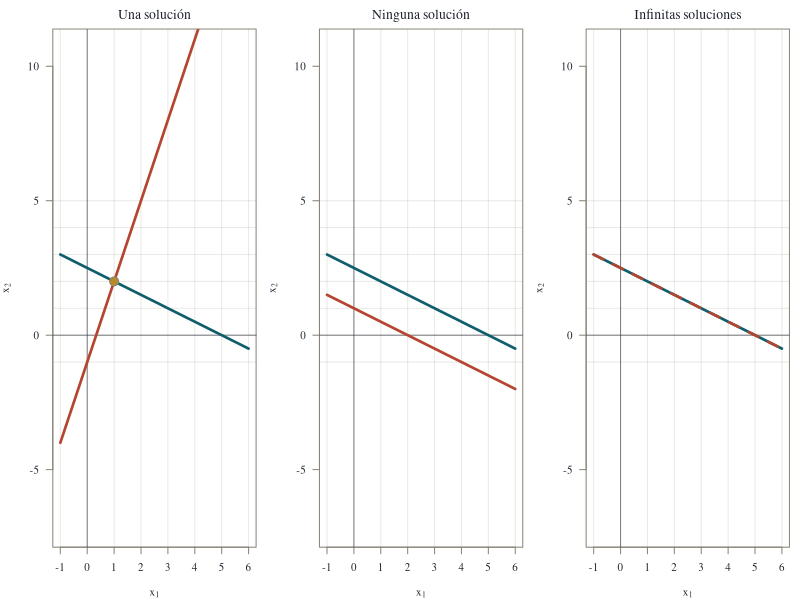
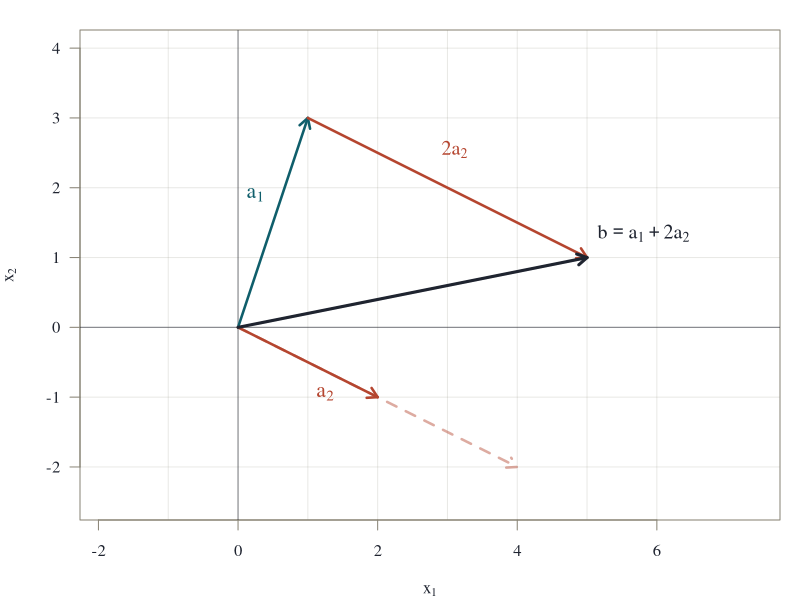
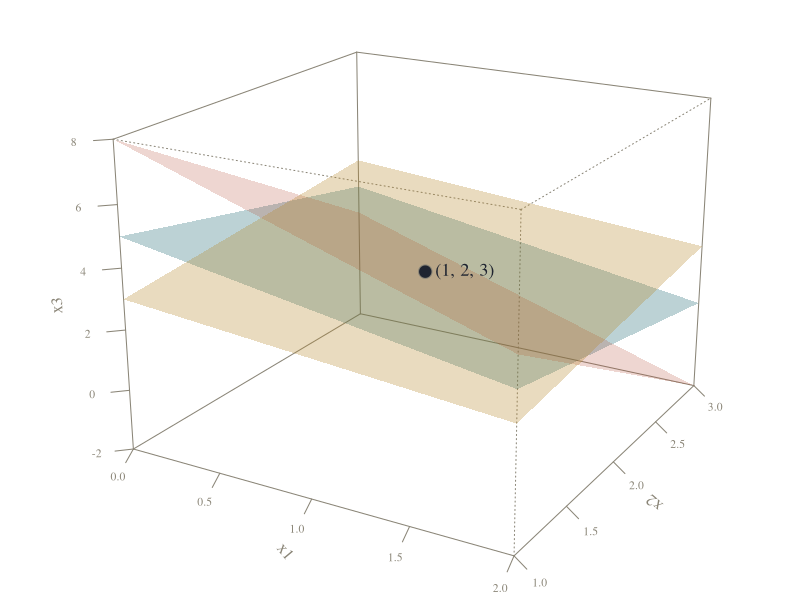
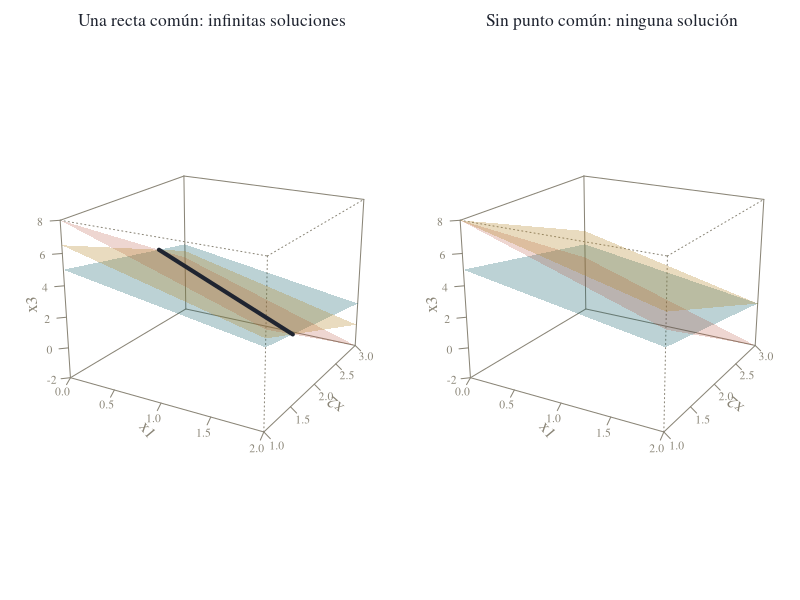
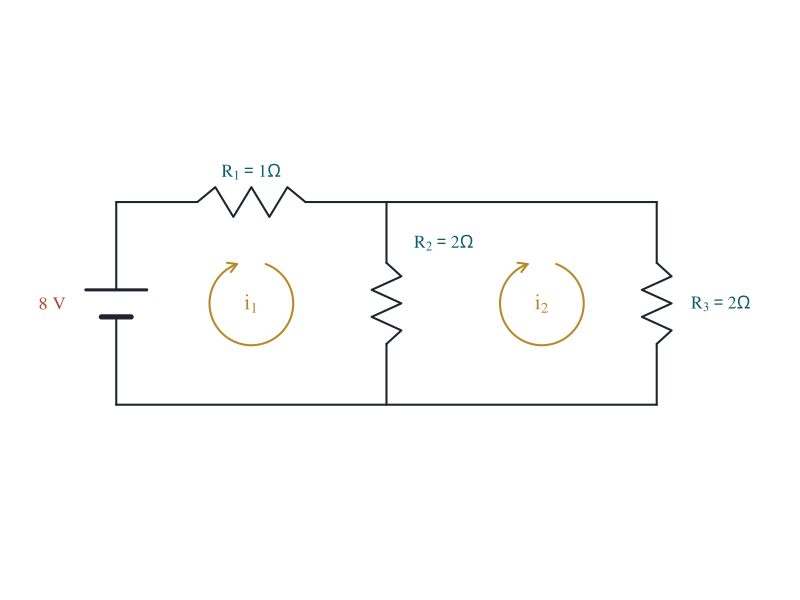
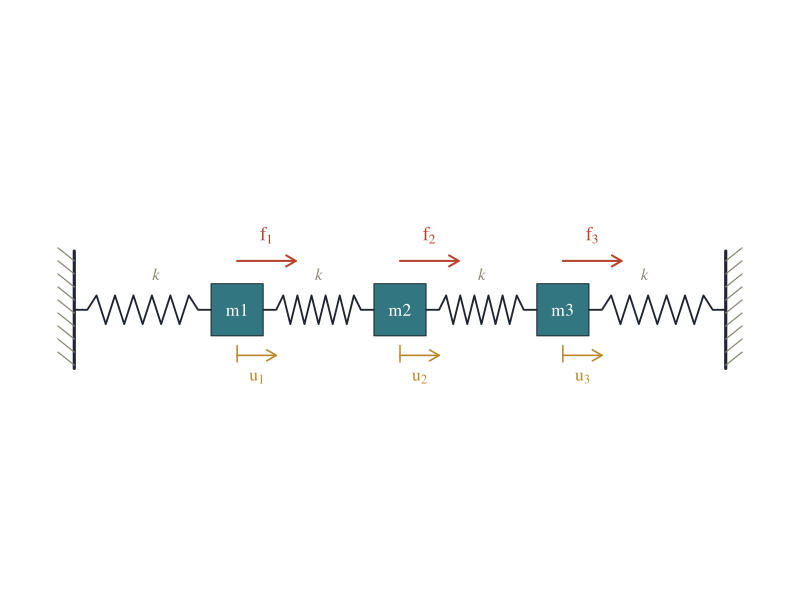
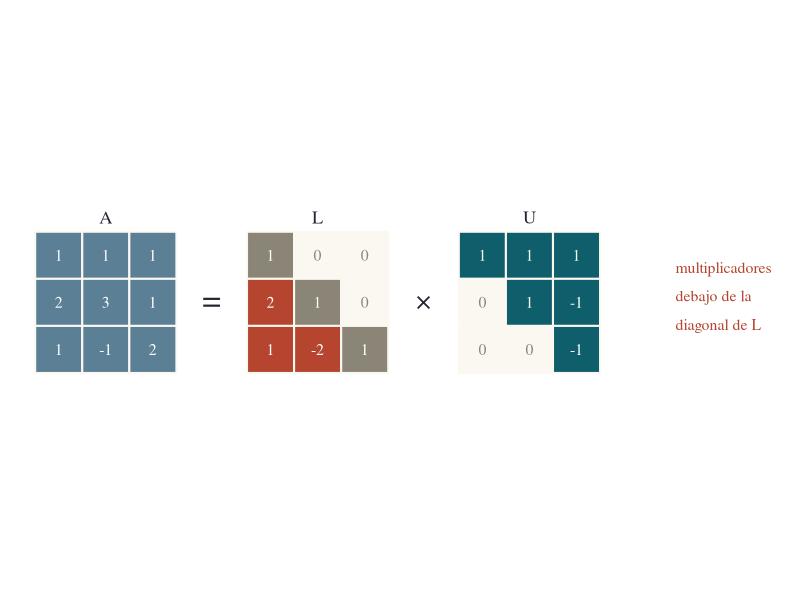
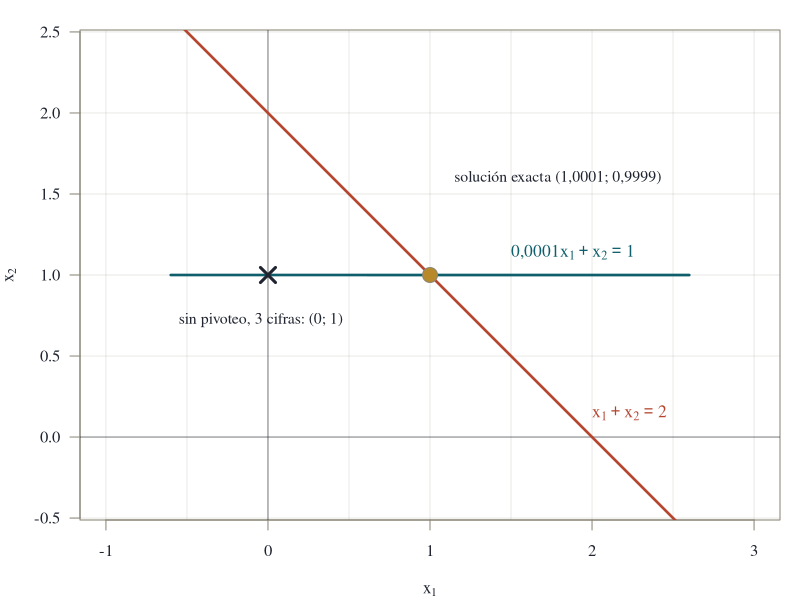

Source code (R) for these figures, in order:
# Genera las figuras estáticas de Álgebra matricial aplicada (PNG para HTML y PDF).
# Uso: Rscript assets/figuras_algebra.R  (desde la raíz del proyecto)
# Misma paleta y estilo que assets/figuras.R.

tinta  <- "#1f2430"
teal   <- "#0f5e6b"
rojo   <- "#b5452f"
ocre   <- "#b8892b"
gris   <- "#8a8577"
azul   <- "#5b7f95"
fondo  <- "#fbf8f1"

dir.create("assets/fig/am", showWarnings = FALSE, recursive = TRUE)

abrir <- function(archivo, w = 7, h = 4.6) {
  png(file.path("assets/fig/am", archivo), width = w, height = h, units = "in",
      res = 200, bg = fondo)
  par(family = "serif", mar = c(4, 4, 1.5, 1), col.axis = tinta, col.lab = tinta,
      fg = gris)
}

# Ejes cartesianos limpios con cuadrícula suave
ejes2d <- function(xlim, ylim, xlab = expression(x[1]), ylab = expression(x[2]), ...) {
  plot(NA, xlim = xlim, ylim = ylim, xlab = xlab, ylab = ylab, las = 1, asp = 1, ...)
  abline(h = pretty(ylim), v = pretty(xlim), col = adjustcolor(gris, 0.18))
  abline(h = 0, v = 0, col = adjustcolor(tinta, 0.55))
}

flecha <- function(x0, y0, x1, y1, col = tinta, lwd = 2.5, ...) {
  arrows(x0, y0, x1, y1, col = col, lwd = lwd, length = 0.11, ...)
}

# Utilidades 3D sobre persp(): devuelve la matriz de proyección y funciones para
# trazar puntos, segmentos y polígonos en coordenadas del espacio.
marco3d <- function(xlim, ylim, zlim, theta = 35, phi = 22, xlab = "x1", ylab = "x2",
                    zlab = "x3", ...) {
  par(mar = c(1.2, 2.4, 1.6, 1.2))
  persp(xlim, ylim, matrix(zlim[1], 2, 2), zlim = zlim, theta = theta, phi = phi,
        col = NA, border = NA, box = TRUE, axes = TRUE, ticktype = "detailed", r = 6,
        xlab = xlab, ylab = ylab, zlab = zlab, expand = 0.75, cex.axis = 0.7, ...)
}
p3 <- function(pm, x, y, z) trans3d(x, y, z, pm)
seg3 <- function(pm, a, b, ...) {
  P <- trans3d(c(a[1], b[1]), c(a[2], b[2]), c(a[3], b[3]), pm)
  lines(P, ...)
}
flecha3 <- function(pm, a, b, col = tinta, lwd = 2.5) {
  P <- trans3d(c(a[1], b[1]), c(a[2], b[2]), c(a[3], b[3]), pm)
  arrows(P$x[1], P$y[1], P$x[2], P$y[2], col = col, lwd = lwd, length = 0.1)
}
poli3 <- function(pm, X, col, border = NA, ...) {
  P <- trans3d(X[, 1], X[, 2], X[, 3], pm)
  polygon(P, col = col, border = border, ...)
}
# Plano a x + b y + c z = d recortado a la caja (c != 0): devuelve la malla como polígonos
plano3 <- function(pm, a, b, c, d, xlim, ylim, col, n = 12) {
  xs <- seq(xlim[1], xlim[2], length.out = n)
  ys <- seq(ylim[1], ylim[2], length.out = n)
  for (i in seq_len(n - 1)) for (j in seq_len(n - 1)) {
    X <- cbind(c(xs[i], xs[i + 1], xs[i + 1], xs[i]), c(ys[j], ys[j], ys[j + 1], ys[j + 1]))
    Z <- (d - a * X[, 1] - b * X[, 2]) / c
    poli3(pm, cbind(X, Z), col = col)
  }
}

# Cada clase agrega aquí sus figuras, en secciones marcadas.

# ===========================================================================
# Clase 1: sistemas lineales
# ---------------------------------------------------------------------------
# 1a. Lectura por filas en 2D: los tres casos
abrir("c01_rectas.png", w = 9, h = 3.4)
par(mfrow = c(1, 3), mar = c(4, 4, 2.2, 0.8))
recta <- function(a, b, c, col, lty = 1) {  # a x1 + b x2 = c, con b != 0
  curve((c - a * x) / b, from = -1, to = 6, add = TRUE, col = col, lwd = 2.6, lty = lty)
}
casos <- list(
  list(t = "Una solución",        l2 = c(3, -1, 1),  p = c(1, 2)),
  list(t = "Ninguna solución",    l2 = c(2, 4, 4),   p = NULL),
  list(t = "Infinitas soluciones", l2 = c(2, 4, 10), p = NULL))
for (cs in casos) {
  ejes2d(c(-1, 6), c(-1, 4.5), main = "")
  title(cs$t, col.main = tinta, font.main = 1, cex.main = 1.25)
  recta(1, 2, 5, teal)
  recta(cs$l2[1], cs$l2[2], cs$l2[3], rojo, lty = if (cs$t == "Infinitas soluciones") 2 else 1)
  if (!is.null(cs$p)) points(cs$p[1], cs$p[2], pch = 21, bg = ocre, cex = 1.8)
}
dev.off()

# 1b. Lectura por columnas: b = 1 a1 + 2 a2
abrir("c01_columnas.png", w = 6.2, h = 5)
ejes2d(c(-0.5, 6), c(-2.5, 4))
a1 <- c(1, 3); a2 <- c(2, -1); b <- c(5, 1)
flecha(0, 0, a1[1], a1[2], col = teal)
flecha(0, 0, a2[1], a2[2], col = rojo)
flecha(0, 0, 2 * a2[1], 2 * a2[2], col = adjustcolor(rojo, 0.45), lty = 2)
flecha(a1[1], a1[2], b[1], b[2], col = rojo)
flecha(0, 0, b[1], b[2], col = tinta, lwd = 3)
text(0.25, 1.9, expression(a[1]), col = teal, cex = 1.3)
text(1.25, -0.95, expression(a[2]), col = rojo, cex = 1.3)
text(3.1, 2.55, expression(2 * a[2]), col = rojo, cex = 1.2)
text(5.15, 1.35, expression(b == a[1] + 2 * a[2]), col = tinta, cex = 1.2, adj = 0)
dev.off()

# 1c. Lectura por filas en 3D: tres planos que se cortan en un punto
abrir("c01_planos.png", w = 6.4, h = 5.4)
xl <- c(0, 2); yl <- c(1, 3); zl <- c(-2, 8)
pm <- marco3d(xl, yl, zl, theta = 30, phi = 20)
plano3(pm, 1, 1, 1, 6,  xl, yl, adjustcolor(teal, 0.28))
plano3(pm, 2, 3, 1, 11, xl, yl, adjustcolor(rojo, 0.22))
plano3(pm, 1, -1, 2, 5, xl, yl, adjustcolor(ocre, 0.30))
P <- p3(pm, 1, 2, 3); points(P, pch = 21, bg = tinta, cex = 1.8)
text(P$x, P$y, "  (1, 2, 3)", adj = 0, col = tinta, cex = 1.1)
dev.off()

# 1d. Tres planos: una recta común o ningún punto común
abrir("c01_planos_casos.png", w = 9.5, h = 4.6)
par(mfrow = c(1, 2))
for (caso in 1:2) {
  pm <- marco3d(xl, yl, c(-2, 8), theta = 30, phi = 20)
  plano3(pm, 1, 1, 1, 6,  xl, yl, adjustcolor(teal, 0.28))
  plano3(pm, 2, 3, 1, 11, xl, yl, adjustcolor(rojo, 0.22))
  plano3(pm, 3, 4, 2, if (caso == 1) 17 else 20, xl, yl, adjustcolor(ocre, 0.30))
  if (caso == 1) {
    t <- c(2.5, 3.5)
    seg3(pm, c(7 - 2 * t[1], -1 + t[1], t[1]), c(7 - 2 * t[2], -1 + t[2], t[2]),
         col = tinta, lwd = 4)
  }
  mtext(if (caso == 1) "Una recta común: infinitas soluciones" else "Sin punto común: ninguna solución",
        side = 3, line = 0.1, col = tinta, cex = 1.05)
}
dev.off()

# 1e. Circuito de dos mallas
abrir("c01_circuito.png", w = 7, h = 3.8)
par(mar = c(0.3, 0.3, 0.3, 0.3))
plot(NA, xlim = c(-1.2, 9.6), ylim = c(-0.7, 3.8), axes = FALSE, xlab = "", ylab = "", asp = 1)
resistor <- function(p, q, etiqueta, lado = c(0, 0.45)) {
  d <- q - p; L <- sqrt(sum(d^2)); u <- d / L; n <- c(-u[2], u[1])
  a <- p + u * (L * 0.3); z <- p + u * (L * 0.7)
  segments(p[1], p[2], a[1], a[2], lwd = 2, col = tinta)
  segments(z[1], z[2], q[1], q[2], lwd = 2, col = tinta)
  k <- 6; pts <- t(sapply(0:k, function(j) a + (z - a) * j / k +
                          n * 0.22 * c(0, 1, -1, 1, -1, 1, 0)[j + 1]))
  lines(pts, lwd = 2, col = tinta)
  m <- (p + q) / 2 + lado
  text(m[1], m[2], etiqueta, col = teal, cex = 1.05)
}
cable <- function(p, q) segments(p[1], p[2], q[1], q[2], lwd = 2, col = tinta)
cable(c(0, 0), c(8, 0)); cable(c(4, 3), c(8, 3))
resistor(c(0, 3), c(4, 3), expression(R[1] == 1 * Omega))
resistor(c(4, 3), c(4, 0), expression(R[2] == 2 * Omega), lado = c(0.85, 0.9))
resistor(c(8, 3), c(8, 0), expression(R[3] == 2 * Omega), lado = c(0.95, 0))
# batería en la rama izquierda
cable(c(0, 0), c(0, 1.3)); cable(c(0, 1.7), c(0, 3))
segments(-0.45, 1.7, 0.45, 1.7, lwd = 3, col = tinta)
segments(-0.22, 1.3, 0.22, 1.3, lwd = 5, col = tinta)
text(-0.95, 1.5, "8 V", col = rojo, cex = 1.1)
# corrientes de malla
for (cx in c(2, 6.3)) {
  th <- seq(0.35, 2 * pi - 0.35, length.out = 60)
  lines(cx + 0.62 * cos(-th + pi / 2), 1.5 + 0.62 * sin(-th + pi / 2), col = ocre, lwd = 2)
  arrows(cx + 0.62 * cos(-th[59] + pi / 2), 1.5 + 0.62 * sin(-th[59] + pi / 2),
         cx + 0.62 * cos(-th[60] + pi / 2), 1.5 + 0.62 * sin(-th[60] + pi / 2),
         col = ocre, lwd = 2, length = 0.1)
}
text(2, 1.5, expression(i[1]), col = ocre, cex = 1.3)
text(6.3, 1.5, expression(i[2]), col = ocre, cex = 1.3)
dev.off()

# ===========================================================================
# Clase 2: LU, inversas y bloques
# ---------------------------------------------------------------------------
# 2a. Cadena de tres masas y cuatro resortes entre dos paredes
abrir("c02_resortes.png", w = 8, h = 2.6)
par(mar = c(0.3, 0.3, 0.3, 0.3))
plot(NA, xlim = c(-0.6, 10.6), ylim = c(-1.3, 1.6), axes = FALSE, xlab = "", ylab = "", asp = 1)
pared <- function(x, lado) {
  segments(x, -0.9, x, 0.9, lwd = 3, col = tinta)
  for (y in seq(-0.85, 0.75, by = 0.2))
    segments(x, y, x + lado * 0.25, y + 0.2, col = gris, lwd = 1.2)
}
resorte <- function(x0, x1, y = 0) {
  xs <- seq(x0 + 0.2, x1 - 0.2, length.out = 13)
  ys <- y + c(0, rep(c(0.22, -0.22), length.out = 11), 0)
  lines(c(x0, xs, x1), c(y, ys, y), col = tinta, lwd = 1.8)
}
pared(0, -1); pared(10, 1)
xm <- c(2.5, 5, 7.5)
bordes <- c(0, xm, 10)
for (k in 1:4) resorte(bordes[k] + ifelse(k == 1, 0, 0.4), bordes[k + 1] - ifelse(k == 4, 0, 0.4))
for (k in 1:3) {
  rect(xm[k] - 0.4, -0.4, xm[k] + 0.4, 0.4, col = adjustcolor(teal, 0.85), border = tinta)
  text(xm[k], 0, paste0("m", k), col = "white", cex = 1.05)
  flecha(xm[k], 0.75, xm[k] + 0.9, 0.75, col = rojo, lwd = 2)
  text(xm[k] + 0.45, 1.15, bquote(f[.(k)]), col = rojo, cex = 1.15)
  segments(xm[k], -0.55, xm[k], -0.8, col = ocre, lwd = 1.5)
  flecha(xm[k], -0.7, xm[k] + 0.6, -0.7, col = ocre, lwd = 1.6)
  text(xm[k] + 0.3, -1.05, bquote(u[.(k)]), col = ocre, cex = 1.05)
}
for (k in 1:4) text((bordes[k] + bordes[k + 1]) / 2, 0.55, "k", col = gris, font = 3)
dev.off()

# 2b. A = LU como patrón de entradas
abrir("c02_patron_lu.png", w = 7.5, h = 2.6)
par(mar = c(0.3, 0.3, 0.3, 0.3))
plot(NA, xlim = c(0, 15.5), ylim = c(-0.3, 3.4), axes = FALSE, xlab = "", ylab = "", asp = 1)
matriz <- function(x0, M, colfun, titulo) {
  for (i in 1:3) for (j in 1:3) {
    col <- colfun(i, j)
    rect(x0 + j - 1, 3 - i, x0 + j, 4 - i, col = col, border = fondo, lwd = 2)
    text(x0 + j - 0.5, 3.5 - i, M[i, j], cex = 0.95,
         col = if (col == fondo) gris else "white")
  }
  text(x0 + 1.5, 3.3, titulo, col = tinta, cex = 1.1)
}
A <- matrix(c("1","1","1","2","3","1","1","-1","2"), 3, byrow = TRUE)
L <- matrix(c("1","0","0","2","1","0","1","-2","1"), 3, byrow = TRUE)
U <- matrix(c("1","1","1","0","1","-1","0","0","-1"), 3, byrow = TRUE)
matriz(0, A, function(i, j) azul, "A")
text(3.75, 1.5, "=", cex = 2, col = tinta)
matriz(4.5, L, function(i, j) if (i > j) rojo else if (i == j) gris else fondo, "L")
text(8.25, 1.5, "×", cex = 1.6, col = tinta)
matriz(9, U, function(i, j) if (i <= j) teal else fondo, "U")
text(13.6, 2.2, "multiplicadores", col = rojo, cex = 0.95, adj = 0)
text(13.6, 1.6, "debajo de la", col = rojo, cex = 0.95, adj = 0)
text(13.6, 1.0, "diagonal de L", col = rojo, cex = 0.95, adj = 0)
dev.off()

# 2c. Pivote pequeño: la solución correcta y la que entrega la eliminación sin pivoteo
abrir("c02_pivoteo.png", w = 6.4, h = 4.6)
ejes2d(c(-0.6, 2.6), c(-0.4, 2.4))
eps <- 1e-4
curve((1 - eps * x) / 1, from = -0.6, to = 2.6, add = TRUE, col = teal, lwd = 2.6)
curve(2 - x, from = -0.6, to = 2.6, add = TRUE, col = rojo, lwd = 2.6)
points(1.0001, 0.9999, pch = 21, bg = ocre, cex = 2)
points(0, 1, pch = 4, col = tinta, cex = 2, lwd = 3)
text(1.15, 1.6, "solución exacta (1,0001; 0,9999)", adj = 0, col = tinta, cex = 0.95)
text(-0.55, 0.72, "sin pivoteo, 3 cifras: (0; 1)", adj = 0, col = tinta, cex = 0.95)
text(2.0, 0.15, expression(x[1] + x[2] == 2), col = rojo, cex = 1.05, adj = 0)
text(1.5, 1.14, expression("0,0001" * x[1] + x[2] == 1), col = teal, cex = 1.05, adj = 0)
dev.off()

# ===========================================================================
# Clase 3: los cuatro subespacios
# ---------------------------------------------------------------------------
# Plano generado por dos vectores (por el origen), como paralelogramo recortado
plano_gen <- function(pm, u, v, s = 1, col) {
  X <- rbind(-s * u - s * v, s * u - s * v, s * u + s * v, -s * u + s * v)
  poli3(pm, X, col = col, border = adjustcolor(tinta, 0.25))
}
# 3a. Subespacios de R^3: un plano y una recta por el origen; un plano desplazado no lo es
abrir("c03_subespacios.png", w = 6.6, h = 5.4)
pm <- marco3d(c(-2, 2), c(-2, 2), c(-2, 3.5), theta = 35, phi = 22)
u <- c(1, 0, 0.3); v <- c(0, 1, 0.3)
plano_gen(pm, u, v, s = 1.7, adjustcolor(teal, 0.30))
Xd <- rbind(-1.7 * u - 1.7 * v, 1.7 * u - 1.7 * v, 1.7 * u + 1.7 * v, -1.7 * u + 1.7 * v)
Xd[, 3] <- Xd[, 3] + 2
poli3(pm, Xd, col = adjustcolor(rojo, 0.18), border = adjustcolor(rojo, 0.5))
d <- c(-0.5, 0.9, 1)
seg3(pm, -1.9 * d, 1.9 * d, col = ocre, lwd = 3.5)
P0 <- p3(pm, 0, 0, 0); points(P0, pch = 21, bg = tinta, cex = 1.4)
t1 <- p3(pm, -1.7, 1.7, 0); text(t1, "plano por el origen", col = teal, cex = 1, pos = 2)
t2 <- p3(pm, -1.7, 1.7, 2); text(t2, "plano desplazado", col = rojo, cex = 1, pos = 2)
t3 <- p3(pm, 1.9 * d[1], 1.9 * d[2], 1.9 * d[3]); text(t3, "recta por el origen", col = ocre, cex = 1, pos = 4)
dev.off()

# 3b. Los cuatro subespacios de A = [1 2; 2 4] en el plano de entrada y el de salida
abrir("c03_cuatro_2d.png", w = 9, h = 4.4)
par(mfrow = c(1, 2), mar = c(4, 4, 2.2, 1))
ejes2d(c(-2.5, 2.5), c(-2.5, 2.5)); title("Entrada: R² (vectores x)", col.main = tinta, font.main = 1)
abline(0, 2, col = teal, lwd = 3); abline(0, -0.5, col = rojo, lwd = 3)
text(0.95, 2.3, "espacio fila", col = teal, adj = 1); text(-2.4, 1.55, "espacio nulo", col = rojo, adj = 0)
flecha(0, 0, 1, 2, col = teal); flecha(0, 0, -2, 1, col = rojo)
ejes2d(c(-2.5, 2.5), c(-2.5, 2.5), xlab = expression(b[1]), ylab = expression(b[2])); title("Salida: R² (vectores b = Ax)", col.main = tinta, font.main = 1)
abline(0, 2, col = azul, lwd = 3); abline(0, -0.5, col = ocre, lwd = 3)
text(0.95, 2.3, "espacio columna", col = azul, adj = 1); text(-2.4, 1.55, "nulo izquierdo", col = ocre, adj = 0)
flecha(0, 0, 1, 2, col = azul); flecha(0, 0, -2, 1, col = ocre)
dev.off()

# 3c. Espacio fila (plano) y espacio nulo (recta perpendicular) de B = [1 1 1; 2 3 1; 3 4 2]
abrir("c03_fila_nulo.png", w = 6.4, h = 5.4)
pm <- marco3d(c(-2.2, 2.2), c(-2.2, 2.2), c(-2.2, 2.2), theta = 25, phi = 18)
r1 <- c(1, 0, 2) / sqrt(5); r2 <- c(0, 1, -1); r2 <- r2 - sum(r2 * r1) * r1; r2 <- r2 / sqrt(sum(r2^2))
plano_gen(pm, r1, r2, s = 1.5, adjustcolor(teal, 0.28))
n <- c(-2, 1, 1) / sqrt(6)
seg3(pm, -2 * n, 2 * n, col = rojo, lwd = 3.5)
flecha3(pm, c(0, 0, 0), c(1, 0, 2) * 0.7, col = teal)
flecha3(pm, c(0, 0, 0), c(0, 1, -1) * 0.9, col = teal)
flecha3(pm, c(0, 0, 0), c(-2, 1, 1) * 0.55, col = rojo)
text(p3(pm, 2 * n[1], 2 * n[2], 2 * n[3]), "espacio nulo", col = rojo, pos = 2)
text(p3(pm, 0.75, 0, 1.45), "espacio fila", col = teal, pos = 4)
dev.off()

# 3d. Estructura de las soluciones: recta solución paralela al espacio nulo
abrir("c03_soluciones.png", w = 6.6, h = 5.4)
pm <- marco3d(c(-3, 7), c(-2, 3), c(-1.5, 4), theta = 30, phi = 20)
d <- c(-2, 1, 1)
seg3(pm, -1.4 * d, 1.4 * d, col = rojo, lwd = 3.2)
xp <- c(7, -1, 0)
seg3(pm, xp + 0 * d, xp + 4 * d, col = teal, lwd = 3.2)
flecha3(pm, c(0, 0, 0), xp, col = gris, lwd = 2)
points(p3(pm, 7, -1, 0), pch = 21, bg = teal, cex = 1.5)
points(p3(pm, 1, 2, 3), pch = 21, bg = ocre, cex = 1.5)
points(p3(pm, 0, 0, 0), pch = 21, bg = tinta, cex = 1.3)
text(p3(pm, 7, -1, 0), expression(x[p] == (7 * "," * -1 * "," * 0)), pos = 4, col = teal, cex = 0.95)
text(p3(pm, 1, 2, 3), "(1, 2, 3)", pos = 4, col = ocre, cex = 0.95)
text(p3(pm, -2.8, 1.4, 1.4), "N(A)", col = rojo, pos = 3)
text(p3(pm, -1, 3, 4), expression(x[p] + N(A)), col = teal, pos = 4)
dev.off()

# 3e. Red de tres nodos: potenciales, diferencias y un lazo
abrir("c03_red.png", w = 6, h = 4.6)
par(mar = c(0.3, 0.3, 0.3, 0.3))
plot(NA, xlim = c(-0.6, 4.6), ylim = c(-0.7, 3.9), axes = FALSE, xlab = "", ylab = "", asp = 1)
N <- rbind(c(0, 0), c(4, 0), c(2, 3.3))
arista <- function(a, b, et, off) {
  p <- N[a, ]; q <- N[b, ]; u <- (q - p) / sqrt(sum((q - p)^2))
  arrows(p[1] + 0.35 * u[1], p[2] + 0.35 * u[2], q[1] - 0.35 * u[1], q[2] - 0.35 * u[2],
         col = tinta, lwd = 2.5, length = 0.13)
  m <- (p + q) / 2 + off; text(m[1], m[2], et, col = tinta, cex = 1.15)
}
arista(1, 2, expression(a[1]), c(0, -0.35))
arista(2, 3, expression(a[2]), c(0.45, 0.1))
arista(1, 3, expression(a[3]), c(-0.45, 0.1))
for (k in 1:3) {
  symbols(N[k, 1], N[k, 2], circles = 0.3, inches = FALSE, add = TRUE, bg = teal, fg = tinta)
  text(N[k, 1], N[k, 2], k, col = "white", cex = 1.1)
}
text(N[1, 1] - 0.2, N[1, 2] - 0.55, expression(x[1]), col = teal)
text(N[2, 1] + 0.2, N[2, 2] - 0.55, expression(x[2]), col = teal)
text(N[3, 1] + 0.55, N[3, 2] + 0.25, expression(x[3]), col = teal)
th <- seq(-0.3, 2 * pi - 1.1, length.out = 80)
lines(2 + 0.55 * cos(th), 1.15 + 0.55 * sin(th), col = ocre, lwd = 2)
arrows(2 + 0.55 * cos(th[79]), 1.15 + 0.55 * sin(th[79]), 2 + 0.55 * cos(th[80]),
       1.15 + 0.55 * sin(th[80]), col = ocre, lwd = 2, length = 0.1)
text(2, 1.15, "lazo", col = ocre, cex = 0.95)
dev.off()

# ===========================================================================
# Clase 4: determinantes
# ---------------------------------------------------------------------------
# 4a. Área del paralelogramo por el rectángulo que lo contiene
abrir("c04_area.png", w = 6, h = 4.8)
ejes2d(c(-0.3, 4.5), c(-0.3, 3.4))
rect(0, 0, 4, 3, border = gris, lty = 2, lwd = 1.5)
polygon(c(0, 3, 4, 1), c(0, 1, 3, 2), col = adjustcolor(teal, 0.3), border = teal, lwd = 2)
flecha(0, 0, 3, 1, col = rojo); flecha(0, 0, 1, 2, col = ocre)
polygon(c(0, 3, 3), c(0, 0, 1), col = adjustcolor(gris, 0.18), border = NA)
polygon(c(1, 4, 1), c(3, 3, 2), col = adjustcolor(gris, 0.18), border = NA)
polygon(c(0, 0, 1), c(0, 2, 2), col = adjustcolor(gris, 0.30), border = NA)
polygon(c(4, 4, 3), c(3, 1, 1), col = adjustcolor(gris, 0.30), border = NA)
rect(0, 2, 1, 3, col = adjustcolor(ocre, 0.15), border = NA)
rect(3, 0, 4, 1, col = adjustcolor(ocre, 0.15), border = NA)
text(2.1, 0.35, expression((a * "," * c) == (3 * "," * 1)), col = rojo, cex = 0.95)
text(0.3, 1.15, expression((b * "," * d)), col = ocre, cex = 0.95, adj = 0)
text(2.05, 1.55, "área = ad − bc = 5", col = tinta, cex = 1.05)
dev.off()

# 4b. Cómo transforma una matriz el cuadrado unitario: área y orientación
abrir("c04_transformacion.png", w = 9.5, h = 3.9)
par(mfrow = c(1, 3), mar = c(4, 4, 2.4, 0.8))
cuadro <- rbind(c(0, 0), c(1, 0), c(1, 1), c(0, 1))
dibuja <- function(M, titulo, lim, p1 = 4, p2 = 3) {
  ejes2d(lim, lim); title(titulo, col.main = tinta, font.main = 1, cex.main = 1.15)
  P <- t(M %*% t(cuadro))
  polygon(P, col = adjustcolor(teal, 0.3), border = teal, lwd = 2)
  flecha(0, 0, P[2, 1], P[2, 2], col = rojo); flecha(0, 0, P[4, 1], P[4, 2], col = ocre)
  text(P[2, 1], P[2, 2], expression(Ae[1]), pos = p1, col = rojo)
  text(P[4, 1], P[4, 2], expression(Ae[2]), pos = p2, col = ocre)
}
dibuja(diag(2), "Cuadrado unitario: área 1", c(-0.5, 4.2))
dibuja(matrix(c(3, 1, 1, 2), 2), "det = 5: área ×5", c(-0.5, 4.2))
dibuja(matrix(c(0, 2, 1, 0), 2), "det = −2: área ×2, giro invertido", c(-0.5, 4.2), p1 = 2, p2 = 1)
dev.off()

# 4c. Paralelepípedo generado por las columnas de [1 1 0; 0 1 1; 1 0 1] (volumen 2)
abrir("c04_paralelepipedo.png", w = 6.4, h = 5.4)
pm <- marco3d(c(0, 2), c(0, 2), c(0, 2), theta = 35, phi = 20)
v1 <- c(1, 0, 1); v2 <- c(1, 1, 0); v3 <- c(0, 1, 1)
caras <- list(c(0, 1, 0, 0), c(0, 0, 1, 0), c(0, 0, 0, 1))
vert <- function(s1, s2, s3) s1 * v1 + s2 * v2 + s3 * v3
cara <- function(a, b, fijo, val, col) {
  X <- rbind(c(0, 0), c(1, 0), c(1, 1), c(0, 1))
  Q <- t(apply(X, 1, function(r) { s <- c(0, 0, 0); s[a] <- r[1]; s[b] <- r[2]; s[fijo] <- val; vert(s[1], s[2], s[3]) }))
  poli3(pm, Q, col = col, border = adjustcolor(teal, 0.8))
}
for (val in c(0, 1)) {
  cara(1, 2, 3, val, adjustcolor(teal, 0.16))
  cara(1, 3, 2, val, adjustcolor(teal, 0.16))
  cara(2, 3, 1, val, adjustcolor(teal, 0.16))
}
flecha3(pm, c(0, 0, 0), v1, col = rojo); flecha3(pm, c(0, 0, 0), v2, col = ocre); flecha3(pm, c(0, 0, 0), v3, col = azul)
text(p3(pm, v1[1], v1[2], v1[3]), expression(a[1]), pos = 2, col = rojo)
text(p3(pm, v2[1], v2[2], v2[3]), expression(a[2]), pos = 4, col = ocre)
text(p3(pm, v3[1], v3[2], v3[3]), expression(a[3]), pos = 3, col = azul)
dev.off()

# 4d. Coordenadas polares: el elemento de área r dr dθ
abrir("c04_polares.png", w = 5.6, h = 5.2)
ejes2d(c(-0.2, 3.2), c(-0.2, 3.2))
for (r in 1:3) { th <- seq(0, pi / 2, length.out = 100); lines(r * cos(th), r * sin(th), col = adjustcolor(gris, 0.6)) }
for (th in seq(0, pi / 2, by = pi / 12)) segments(0, 0, 3.1 * cos(th), 3.1 * sin(th), col = adjustcolor(gris, 0.45))
r0 <- 2; dr <- 0.5; t0 <- pi / 6; dt <- pi / 12
th <- seq(t0, t0 + dt, length.out = 40)
polygon(c((r0) * cos(th), rev((r0 + dr) * cos(th))), c((r0) * sin(th), rev((r0 + dr) * sin(th))),
        col = adjustcolor(teal, 0.45), border = teal, lwd = 2)
text(1.25, 3.05, "lados ≈ dr y r dθ", col = teal, adj = 0, cex = 0.95)
text(1.25, 2.8, "área ≈ r dr dθ", col = teal, adj = 0, cex = 0.95)
dev.off()

# ===========================================================================
# Clase 5: ortogonalidad y QR
# ---------------------------------------------------------------------------
angulo_recto <- function(P, u, w, s = 0.18, col = tinta) {  # marca de ángulo recto en P entre u y w
  u <- u / sqrt(sum(u^2)) * s; w <- w / sqrt(sum(w^2)) * s
  lines(rbind(P + u, P + u + w, P + w), col = col, lwd = 1.2)
}
# 5a. Proyección de b = (1,3) sobre la recta de a = (2,1)
abrir("c05_proyeccion.png", w = 6, h = 4.8)
ejes2d(c(-1.5, 4), c(-0.5, 3.4))
a <- c(2, 1); b <- c(1, 3); p <- c(2, 1); e <- b - p
abline(0, 0.5, col = adjustcolor(teal, 0.5), lwd = 1.5, lty = 2)
flecha(0, 0, b[1], b[2], col = tinta)
flecha(0, 0, a[1], a[2], col = teal, lwd = 3.2)
segments(p[1], p[2], b[1], b[2], col = rojo, lwd = 2.5, lty = 2)
angulo_recto(p, -a, e, s = 0.25)
points(p[1], p[2], pch = 21, bg = ocre, cex = 1.6)
text(b[1], b[2], "b = (1, 3)", pos = 4, col = tinta)
text(2.05, 0.65, "p = a = (2, 1)", pos = 4, col = teal)
text(1.65, 2.1, "e = b − p = (−1, 2)", pos = 4, col = rojo)
text(3.75, 1.55, "recta de a", col = teal, cex = 0.9)
dev.off()

# 5b. Rotación y reflexión del plano: la reflexión invierte la orientación
abrir("c05_rot_refl.png", w = 9, h = 4.4)
par(mfrow = c(1, 2), mar = c(4, 4, 2.4, 0.8))
L <- rbind(c(0.4, 0.15), c(1.6, 0.15), c(1.6, 0.5), c(0.75, 0.5), c(0.75, 1.3), c(0.4, 1.3))
th <- pi / 3
Rm <- matrix(c(cos(th), sin(th), -sin(th), cos(th)), 2)
Hm <- matrix(c(cos(th), sin(th), sin(th), -cos(th)), 2)
ejes2d(c(-1.6, 1.8), c(-0.3, 1.9)); title("Rotación en 60°", col.main = tinta, font.main = 1, cex.main = 1.15)
polygon(L, col = adjustcolor(gris, 0.25), border = gris, lwd = 1.5)
polygon(t(Rm %*% t(L)), col = adjustcolor(teal, 0.35), border = teal, lwd = 2)
arc <- seq(0.25, 0.25 + th, length.out = 40); lines(1.25 * cos(arc), 1.25 * sin(arc), col = ocre, lwd = 1.8)
text(1.3, 1.05, "60°", col = ocre)
ejes2d(c(-0.6, 1.9), c(-0.3, 1.9)); title("Reflexión en la recta de 30°", col.main = tinta, font.main = 1, cex.main = 1.15)
abline(0, tan(pi / 6), col = rojo, lwd = 1.8, lty = 2)
polygon(L, col = adjustcolor(gris, 0.25), border = gris, lwd = 1.5)
polygon(t(Hm %*% t(L)), col = adjustcolor(teal, 0.35), border = teal, lwd = 2)
text(1.75, 0.83, "espejo", col = rojo, cex = 0.95)
dev.off()

# 5c. Gram–Schmidt: en el plano y en el espacio
abrir("c05_gram_schmidt.png", w = 9.6, h = 4.7)
par(mfrow = c(1, 2))
par(mar = c(4, 4, 2.2, 0.8))
ejes2d(c(-0.4, 3.4), c(-0.9, 4.3)); title("En el plano", col.main = tinta, font.main = 1, cex.main = 1.15)
a1 <- c(3, 4); a2 <- c(2, 1); q1 <- a1 / 5; pr <- 2 * q1; v2 <- a2 - pr
flecha(0, 0, a1[1], a1[2], col = teal); flecha(0, 0, a2[1], a2[2], col = ocre)
segments(pr[1], pr[2], a2[1], a2[2], col = rojo, lwd = 2, lty = 2)
flecha(0, 0, v2[1], v2[2], col = rojo); flecha(0, 0, q1[1], q1[2], col = tinta, lwd = 3.2)
angulo_recto(pr, -a1, a2 - pr, s = 0.2)
points(pr[1], pr[2], pch = 21, bg = ocre, cex = 1.3)
text(a1[1], a1[2], expression(a[1]), pos = 3, col = teal)
text(a2[1], a2[2], expression(a[2]), pos = 4, col = ocre)
text(pr[1], pr[2], expression(2 * q[1]), pos = 2, col = ocre)
text(q1[1], q1[2], expression(q[1]), pos = 2, col = tinta)
text(v2[1], v2[2], expression(q[2] == a[2] - 2 * q[1]), pos = 4, col = rojo, cex = 0.95)
A1 <- c(1, 2, 2); A2 <- c(4, 5, 2); PR <- 2 * A1; V2 <- A2 - PR
pm <- marco3d(c(0, 4.5), c(0, 5.5), c(-2, 4.5), theta = 40, phi = 18)
title("En el espacio", col.main = tinta, font.main = 1, cex.main = 1.15)
seg3(pm, c(0, 0, 0), 2.3 * A1, col = adjustcolor(teal, 0.5), lty = 2)
flecha3(pm, c(0, 0, 0), A1, col = teal); flecha3(pm, c(0, 0, 0), A2, col = ocre)
seg3(pm, PR, A2, col = rojo, lwd = 2, lty = 2)
flecha3(pm, c(0, 0, 0), V2, col = rojo)
points(p3(pm, PR[1], PR[2], PR[3]), pch = 21, bg = ocre, cex = 1.3)
text(p3(pm, A1[1], A1[2], A1[3]), expression(a[1]), pos = 2, col = teal)
text(p3(pm, A2[1], A2[2], A2[3]), expression(a[2]), pos = 1, col = ocre)
text(p3(pm, PR[1], PR[2], PR[3]), expression(6 * q[1]), pos = 2, col = ocre)
text(p3(pm, V2[1], V2[2], V2[3]), expression(v[2] == 3 * q[2]), pos = 4, col = rojo)
dev.off()

# 5d. Proyección de b = (3,0,0) sobre el plano generado por q1 y q2
abrir("c05_proy_plano.png", w = 6.6, h = 5.4)
u <- c(1, 2, 2) / 3; v <- c(2, 1, -2) / 3; B <- c(3, 0, 0); P <- u + 2 * v
S <- rbind(c(-0.6, -0.4), c(2.2, -0.4), c(2.2, 2.6), c(-0.6, 2.6))
X <- t(apply(S, 1, function(s) s[1] * u + s[2] * v))
pm <- marco3d(range(c(X[, 1], 0, 3)), range(c(X[, 2], 0)), range(c(X[, 3], 0, 1)), theta = -35, phi = 22)
poli3(pm, X, col = adjustcolor(teal, 0.25), border = adjustcolor(teal, 0.6))
flecha3(pm, c(0, 0, 0), B, col = tinta)
flecha3(pm, c(0, 0, 0), P, col = teal)
seg3(pm, P, B, col = rojo, lwd = 2.5, lty = 2)
flecha3(pm, c(0, 0, 0), u, col = ocre, lwd = 2); flecha3(pm, c(0, 0, 0), v, col = ocre, lwd = 2)
text(p3(pm, B[1], B[2], B[3]), "b = (3, 0, 0)", pos = 4, col = tinta)
text(p3(pm, P[1], P[2], P[3]), "p", pos = 2, col = teal, cex = 1.2)
M <- (P + B) / 2; text(p3(pm, M[1], M[2], M[3]), "e = 2q3", pos = 3, col = rojo)
text(p3(pm, u[1], u[2], u[3]), expression(q[1]), pos = 3, col = ocre)
text(p3(pm, v[1], v[2], v[3]), expression(q[2]), pos = 1, col = ocre)
dev.off()

# 5e. Reflexión de Householder que lleva a = (3,4) a (5,0)
abrir("c05_householder.png", w = 6, h = 4.9)
ejes2d(c(-2.6, 5.6), c(-0.8, 4.6))
a <- c(3, 4); Ha <- c(5, 0); vv <- a - Ha
abline(0, 0.5, col = rojo, lwd = 1.8, lty = 2)
flecha(0, 0, a[1], a[2], col = teal); flecha(0, 0, Ha[1], Ha[2], col = teal)
flecha(0, 0, vv[1], vv[2], col = ocre)
segments(a[1], a[2], Ha[1], Ha[2], col = adjustcolor(ocre, 0.7), lty = 3, lwd = 1.8)
text(a[1], a[2], "a = (3, 4)", pos = 4, col = teal)
text(Ha[1], Ha[2], "Ha = (5, 0)", pos = 3, col = teal)
text(vv[1], vv[2], "v = a − 5e1 = (−2, 4)", pos = 4, col = ocre)
text(3.0, 0.7, "espejo (perpendicular a v)", col = rojo, cex = 0.9)
dev.off()

# ===========================================================================
# Clase 6: mínimos cuadrados
# ---------------------------------------------------------------------------
ejesdat <- function(xlim, ylim, xlab = "t", ylab = "b", ...) {
  plot(NA, xlim = xlim, ylim = ylim, xlab = xlab, ylab = ylab, las = 1, ...)
  abline(h = pretty(ylim), v = pretty(xlim), col = adjustcolor(gris, 0.18))
  abline(h = 0, col = adjustcolor(tinta, 0.4))
}
# 6a. Recta de mínimos cuadrados por (0,6), (1,0), (2,0)
abrir("c06_recta.png", w = 6, h = 4.6)
ejesdat(c(-0.3, 2.4), c(-2, 7))
tt <- 0:2; bb <- c(6, 0, 0); ff <- 5 - 3 * tt
abline(5, -3, col = teal, lwd = 2.6)
segments(tt, bb, tt, ff, col = rojo, lwd = 2.2, lty = 2)
points(tt, ff, pch = 21, bg = "white", col = teal, cex = 1.3)
points(tt, bb, pch = 21, bg = ocre, cex = 1.7)
text(0.07, 5.5, "e1 = 1", col = rojo, adj = 0); text(0.93, 1, "e2 = −2", col = rojo, adj = 1); text(2.07, -0.5, "e3 = 1", col = rojo, adj = 0)
text(1.55, 3.4, "b = 5 − 3t", col = teal, cex = 1.1)
dev.off()

# 6b. b = (6,0,0) proyectado sobre el plano C(A) generado por (1,1,1) y (0,1,2)
abrir("c06_proy_plano.png", w = 6.6, h = 5.4)
a1 <- c(1, 1, 1); a2 <- c(0, 1, 2); B <- c(6, 0, 0); P <- c(5, 2, -1)
S <- rbind(c(-0.4, -3.6), c(5.8, -3.6), c(5.8, 1.2), c(-0.4, 1.2))
X <- t(apply(S, 1, function(s) s[1] * a1 + s[2] * a2))
pm <- marco3d(range(c(X[, 1], 0, 6)), range(c(X[, 2], 0)), range(c(X[, 3], 0)), theta = 100, phi = 18)
poli3(pm, X, col = adjustcolor(teal, 0.22), border = adjustcolor(teal, 0.6))
flecha3(pm, c(0, 0, 0), a1, col = ocre, lwd = 2); flecha3(pm, c(0, 0, 0), a2, col = ocre, lwd = 2)
flecha3(pm, c(0, 0, 0), B, col = tinta); flecha3(pm, c(0, 0, 0), P, col = teal)
seg3(pm, P, B, col = rojo, lwd = 2.5, lty = 2)
text(p3(pm, B[1], B[2], B[3]), "b = (6, 0, 0)", pos = 2, col = tinta)
text(p3(pm, P[1], P[2], P[3]), "p = (5, 2, −1)", pos = 4, col = teal)
M <- (P + B) / 2; text(p3(pm, M[1], M[2], M[3]), "e = (1, −2, 1)", pos = 1, col = rojo)
text(p3(pm, a1[1], a1[2], a1[3]), expression(a[1]), pos = 3, col = ocre)
text(p3(pm, a2[1], a2[2], a2[3]), expression(a[2]), pos = 2, col = ocre)
dev.off()

# 6c. Parábola de mínimos cuadrados por cuatro puntos
abrir("c06_parabola.png", w = 6, h = 4.6)
ejesdat(c(-1.4, 2.4), c(-2, 7))
tt <- -1:2; bb <- c(1, 4, -1, 6); ff <- 1 + tt^2
curve(1 + x^2, from = -1.4, to = 2.4, add = TRUE, col = teal, lwd = 2.6)
segments(tt, bb, tt, ff, col = rojo, lwd = 2.2, lty = 2)
points(tt, ff, pch = 21, bg = "white", col = teal, cex = 1.3)
points(tt, bb, pch = 21, bg = ocre, cex = 1.7)
text(1.2, 5.3, expression(b == 1 + t^2), col = teal, cex = 1.1)
dev.off()

# 6d. Ajuste exponencial: escala original y escala logarítmica
abrir("c06_exponencial.png", w = 9.4, h = 4.2)
par(mfrow = c(1, 2), mar = c(4, 4.2, 2.4, 0.8))
tt <- 0:2; yy <- exp(c(0, 1, 3))
ejesdat(c(-0.2, 2.3), c(0, 24), ylab = "y"); title("Escala original", col.main = tinta, font.main = 1, cex.main = 1.15)
curve(exp(-1 / 6 + 1.5 * x), from = -0.2, to = 2.3, add = TRUE, col = teal, lwd = 2.6)
points(tt, yy, pch = 21, bg = ocre, cex = 1.7)
text(0.85, 15, expression(y == e^{-1/6} * e^{1.5 * t}), col = teal, cex = 1.05)
ejesdat(c(-0.2, 2.3), c(-0.6, 3.4), ylab = "ln y"); title("Escala logarítmica", col.main = tinta, font.main = 1, cex.main = 1.15)
abline(-1 / 6, 1.5, col = teal, lwd = 2.6)
segments(tt, c(0, 1, 3), tt, -1 / 6 + 1.5 * tt, col = rojo, lwd = 2, lty = 2)
points(tt, c(0, 1, 3), pch = 21, bg = ocre, cex = 1.7)
text(0.55, 2.4, expression(ln ~ y == -1/6 + 1.5 * t), col = teal, cex = 1.05)
dev.off()

# 6e. Tres rectas para los mismos datos: MC, ponderados y Tikhonov
abrir("c06_comparacion.png", w = 6.2, h = 4.6)
ejesdat(c(-0.3, 2.4), c(-2.5, 7))
abline(5, -3, col = teal, lwd = 2.6)
abline(4.5, -3, col = ocre, lwd = 2.6, lty = 2)
abline(2.4, -1.2, col = rojo, lwd = 2.6, lty = 4)
points(0:2, c(6, 0, 0), pch = 21, bg = tinta, cex = 1.6)
legend("topright", c("mínimos cuadrados: 5 − 3t", "ponderados W = diag(1, 2, 1): 4,5 − 3t",
       "Tikhonov λ = 1: 2,4 − 1,2t"), col = c(teal, ocre, rojo), lty = c(1, 2, 4), lwd = 2.4,
       bg = fondo, box.col = gris, cex = 0.85)
dev.off()
